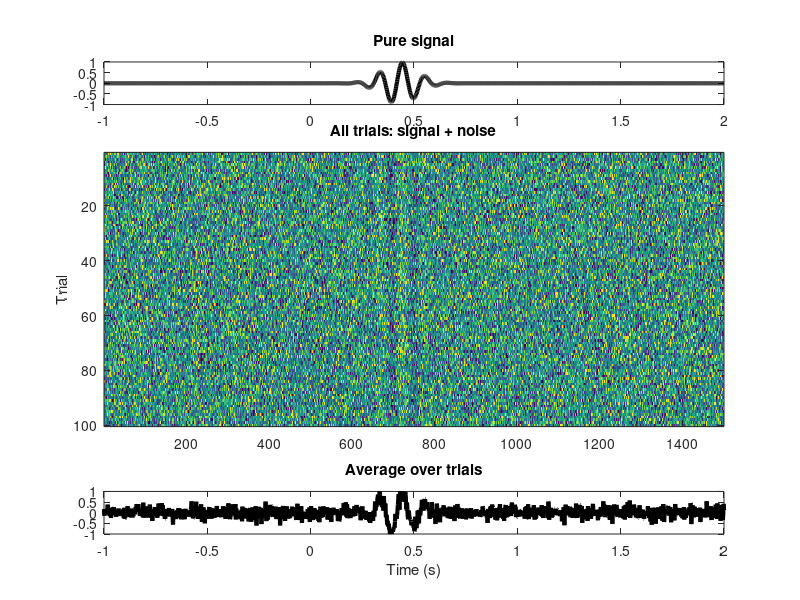

MATLAB code to generate this figure: (Note: this script raises an error after producing the figure.)
%%
%     COURSE: Solved problems in neural time series analysis
%    SECTION: Time-domain analyses
%      VIDEO: Event-related potential (ERP)
% Instructor: sincxpress.com
%
%%

%% The theory of an ERP via simulation

% simulation details
srate   = 500;
time    = -1:1/srate:2;
ntrials = 100;
sfreq   =   9; % sine wave frequency in Hz
gpeakt  = .43;
gwidth  =  .2; % gaussian width in seconds

noiseamp = 2; % noise standard deviation



% create signal
swave  = cos(2*pi*time*sfreq);
gausw  = exp( -(4*log(2)*(time-gpeakt).^2 / gwidth^2 ));
signal = swave .* gausw;

% create data and multiple channels plus noise
data = repmat(signal,ntrials,1);
data = data + noiseamp * randn(ntrials,length(time));



figure(1), clf
subplot(511)
plot(time,signal,'k','linew',3)
set(gca,'ylim',[-1 1])
title('Pure signal')

subplot(5,1,2:4)
imagesc(data)
set(gca,'clim',[-1 1]*noiseamp*2)
ylabel('Trial')
title('All trials: signal + noise')

subplot(515)
plot(time,mean(data),'k','linew',3)
xlabel('Time (s)')
set(gca,'ylim',[-1 1])
title('Average over trials')

%% now in real data

load v1_laminar.mat
% first time seeing these data? Inspect!!
% clear
% whos

%% plot some time domain features

% pick a channel to plot
chan2plot = 7;



figure(2), clf
subplot(311), hold on

% plot ERP from selected channel (in one line of code!)
plot(timevec, mean(csd(chan2plot, :, :), 3),'b','linew',2)
set(gca,'xlim',[-.1 1.3])
title([ 'ERP from channel ' num2str(chan2plot) ])
plot([0 0],get(gca,'ylim'),'k--')
plot([0 0]+.5,get(gca,'ylim'),'k--')
plot(get(gca,'xlim'),[0 0],'k--') % clim?!
ylabel('Voltage (\muV)')


% now plot all trials from this channel
subplot(3,1,2:3)
imagesc(timevec,[],squeeze(csd(chan2plot,:,:))')
set(gca,'clim',[-1 1]*1e3,'xlim',[-.1 1.3])
xlabel('Time (s)')
ylabel('Trials')
hold on
plot([0 0],get(gca,'ylim'),'k--','linew',3)
plot([0 0]+.5,get(gca,'ylim'),'k--','linew',3)


%% data for all channels

figure(3), clf

% make an image of the ERPs from all channels
contourf(timevec,1:16,squeeze(mean(csd,3)))
set(gca,'xlim',[-.1 1.3],'ydir','reverse')
title('Time-by-depth plot')
xlabel('Time (s)'), ylabel('Channel')
hold on
plot([0 0],get(gca,'ylim'),'k--','linew',3)
plot([0 0]+.5,get(gca,'ylim'),'k--','linew',3)


figure(4), clf

% make an image of the ERPs from all channels
contourf(timevec,1:16,squeeze(mean(csd,3)), 40, 'linecolor', 'none')
set(gca,'xlim',[-.1 1.3],'ydir','reverse')
title('Time-by-depth plot')
xlabel('Time (s)'), ylabel('Channel')
hold on
plot([0 0],get(gca,'ylim'),'k--','linew',3)
plot([0 0]+.5,get(gca,'ylim'),'k--','linew',3)


%% done.
